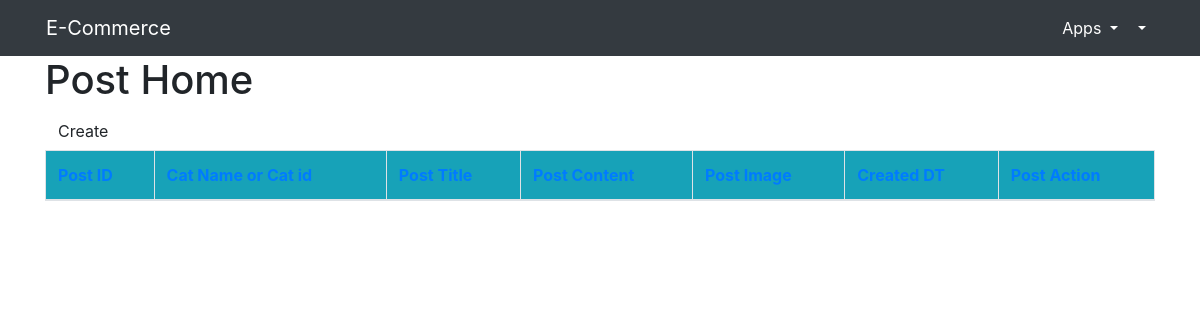
The app's page /post, older data.
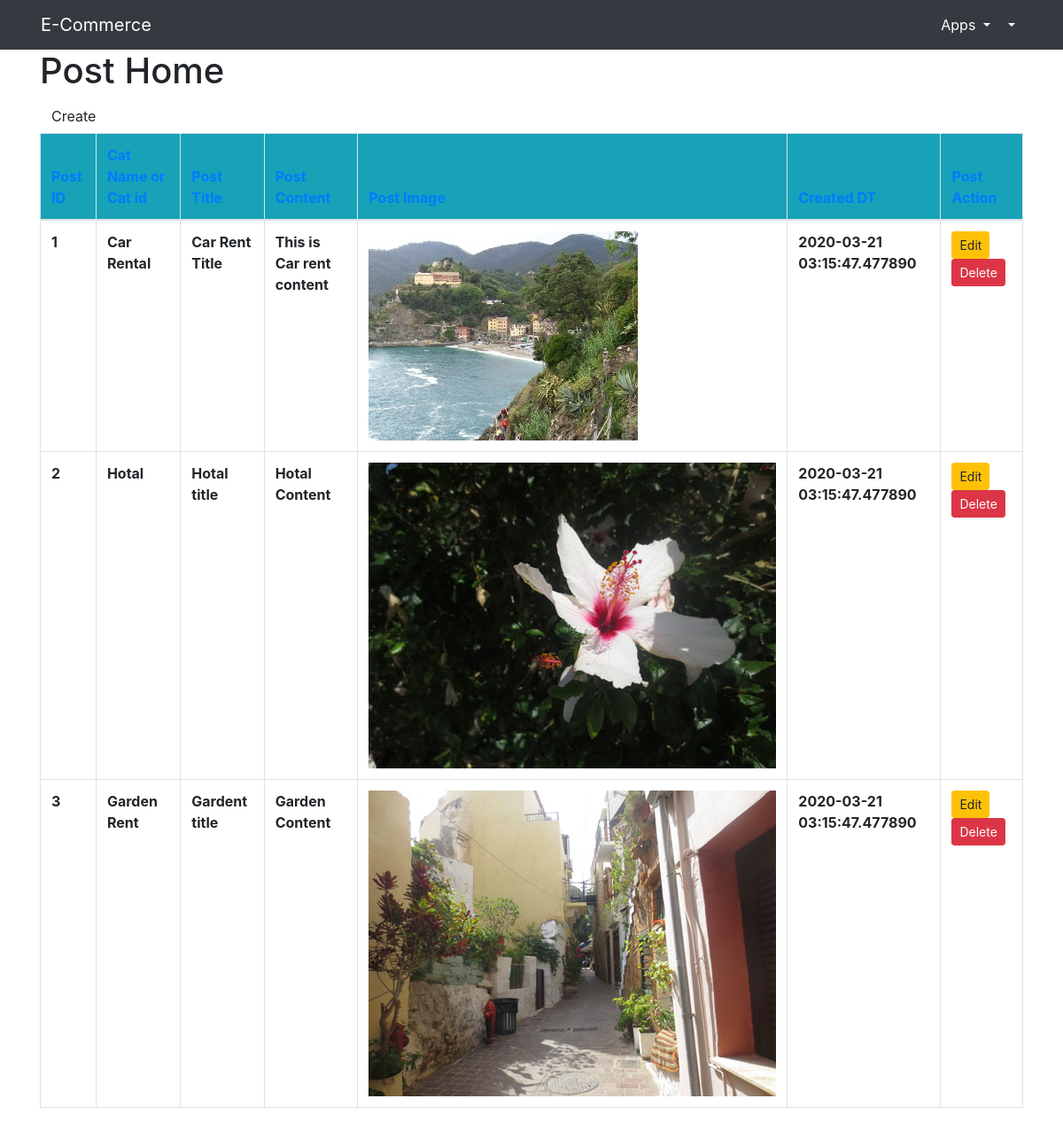
The same page, newer data.
### app.py (models this page shows)
class Post(db.Model):
    id = db.Column(db.Integer,primary_key=True)
    title = db.Column(db.String(200),nullable=False)
    image = db.Column(db.String(200),nullable=False)
    content = db.Column(db.String(200),nullable=False)
    cat_id = db.Column(db.Integer)
    created_at = db.Column(db.DateTime,default=datetime.utcnow())

class Category(db.Model):
    id = db.Column(db.Integer,primary_key=True)
    name = db.Column(db.String(200),nullable=False)
    created_at = db.Column(db.DateTime,default=datetime.utcnow())

### app.py (the view)
@app.route('/post')
def postHome():
    context = {
        "posts":Post.query.all(),
        "title":"Post Home page",
        "cats" : Category.query.all()
    }
    return render_template('post.html',context=context)

### templates/post.html
{% extends 'base.html' %}
{% block content %}
<div class="container">
  <h1>Post Home</h1>
  <a href="{{url_for('postCreate')}}" class="btn btn-sm-primary">Create</a>
  <table class="table table-bordered">
    <thead>
      <tr class="bg-info text-primary">
        <th scope="col">Post ID</th>
        <th scope="col">Cat Name or Cat id</th>
        <th scope="col">Post Title</th>
        <th scope="col">Post Content</th>
        <th scope="col">Post Image</th>
        <th scope="col">Created DT</th>
        <th scope="col">Post Action</th>
      </tr>
    </thead>
    <tbody>
      {% for post in context.posts %}
      <tr>
        <th scope="row">{{post.id}}</th>
        {%for cat in context.cats %}
         {% if cat.id == post.cat_id %}
        <th scope="row">{{cat.name}}</th>
        {% endif %}
        {% endfor %}
        <th scope="row">{{post.title}}</th>
        <th scope="row">{{post.content}}</th>
        <th scope="row"><img src="{{url_for('static',filename='imgs/'+post.image)}}" alt="Default.png"></th>
        <th scope="row">{{post.created_at}}</th>
        <th scope="row">
          <a href="{{url_for('postEdit',id=post.id)}}" class="btn btn-sm btn-warning">Edit</a>
          <a href="{{url_for('postDelete',id=post.id)}}" class="btn btn-sm btn-danger">Delete</a>
        </th>
        {%endfor%}
      </tr>
    </tbody>
  </table>
</div>
{% endblock %}

### templates/base.html (shortened to what this page needs)
<!doctype html>
<html lang="en">
<head>
    <link rel="stylesheet" href="https://stackpath.bootstrapcdn.com/bootstrap/4.4.1/css/bootstrap.min.css"
>
    <link rel="stylesheet" href="#">
    <link rel="stylesheet" href="https://stackpath.bootstrapcdn.com/font-awesome/4.7.0/css/font-awesome.min.css">
</head>
<body>
    <div class="container-fluid bg-dark">
        <nav class="container navbar navbar-expand-lg navbar-light">
            <a class="navbar-brand text-white" href="#">E-Commerce</a>
            <div class="collapse navbar-collapse" id="navbarSupportedContent">
                <ul class="navbar-nav ml-auto">
                    <li class="nav-item dropdown">
                        <a class="nav-link dropdown-toggle text-white" href="#" id="navbarDropdown" role="button"
                            data-toggle="dropdown" aria-haspopup="true" aria-expanded="false">
                            Apps
                        </a>
                    </li>
                    <li class="nav-item dropdown">
                        <a class="nav-link dropdown-toggle text-white" href="#" id="navbarDropdown" role="button"
                            data-toggle="dropdown" aria-haspopup="true" aria-expanded="false">
                        </a>
                    </li>
                </ul>
            </div>
        </nav>
    </div>
    {% block content %}
    {% endblock %}
</body>
</html>

Row changes from the older to the newer data that the page shows:
added Post: id "1", title "Car Rent Title", content "This is Car rent content", image (picture), created_at "2020-03-21 03:15:47.477890"
added Category: name "Car Rental", shown under "1"
added Post: id "2", title "Hotal title", content "Hotal Content", image (picture), created_at "2020-03-21 03:15:47.477890"
added Category: name "Hotal", shown under "2"
added Post: id "3", title "Gardent title", content "Garden Content", image (picture), created_at "2020-03-21 03:15:47.477890"
added Category: name "Garden Rent", shown under "3"
